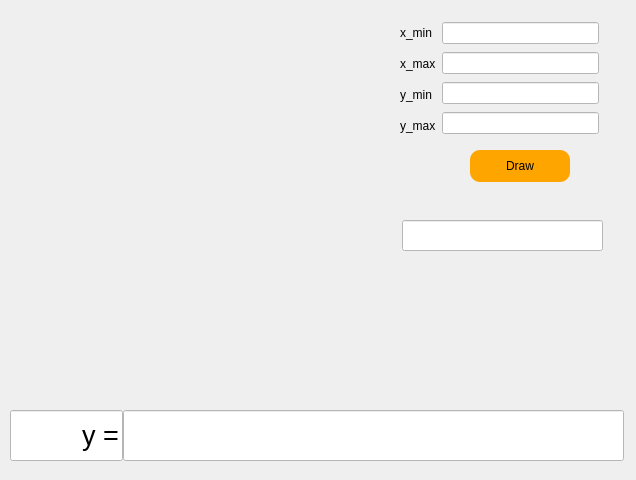
<?xml version="1.0" encoding="UTF-8"?>
<ui version="4.0">
 <class>Graph</class>
 <widget class="QWidget" name="Graph">
  <property name="geometry">
   <rect>
    <x>0</x>
    <y>0</y>
    <width>636</width>
    <height>480</height>
   </rect>
  </property>
  <property name="windowTitle">
   <string>Graph</string>
  </property>
  <widget class="QCustomPlot" name="widget" native="true">
   <property name="enabled">
    <bool>true</bool>
   </property>
   <property name="geometry">
    <rect>
     <x>12</x>
     <y>12</y>
     <width>351</width>
     <height>331</height>
    </rect>
   </property>
  </widget>
  <widget class="QPushButton" name="pushButton_Draw">
   <property name="geometry">
    <rect>
     <x>470</x>
     <y>150</y>
     <width>100</width>
     <height>32</height>
    </rect>
   </property>
   <property name="styleSheet">
    <string notr="true">QPushButton {
	background-color: orange;
	color: black;
	border-radius: 10px;
}
QPushButton:pressed {
	background-color: orange;
	color: white;
}

</string>
   </property>
   <property name="text">
    <string>Draw</string>
   </property>
  </widget>
  <widget class="QLineEdit" name="expression_show">
   <property name="geometry">
    <rect>
     <x>123</x>
     <y>410</y>
     <width>501</width>
     <height>51</height>
    </rect>
   </property>
   <property name="font">
    <font>
     <pointsize>20</pointsize>
    </font>
   </property>
   <property name="styleSheet">
    <string notr="true">QLineEdit {
 	qproperty-alignment: 'AlignVCentert';
	color: black;


background-color: white;
}</string>
   </property>
   <property name="text">
    <string/>
   </property>
   <property name="readOnly">
    <bool>true</bool>
   </property>
  </widget>
  <widget class="QLineEdit" name="error">
   <property name="geometry">
    <rect>
     <x>402</x>
     <y>220</y>
     <width>201</width>
     <height>31</height>
    </rect>
   </property>
   <property name="styleSheet">
    <string notr="true">QLineEdit {
 	qproperty-alignment: 'AlignVCentert';
	color: black;


background-color: white;
}</string>
   </property>
  </widget>
  <widget class="QWidget" name="layoutWidget">
   <property name="geometry">
    <rect>
     <x>400</x>
     <y>20</y>
     <width>199</width>
     <height>118</height>
    </rect>
   </property>
   <layout class="QHBoxLayout" name="horizontalLayout">
    <item>
     <layout class="QVBoxLayout" name="verticalLayout">
      <item>
       <widget class="QLabel" name="label_xmin">
        <property name="text">
         <string>x_min</string>
        </property>
       </widget>
      </item>
      <item>
       <widget class="QLabel" name="label_xmax">
        <property name="text">
         <string>x_max</string>
        </property>
       </widget>
      </item>
      <item>
       <widget class="QLabel" name="label_ymin">
        <property name="text">
         <string>y_min</string>
        </property>
       </widget>
      </item>
      <item>
       <widget class="QLabel" name="label_ymax">
        <property name="text">
         <string>y_max</string>
        </property>
       </widget>
      </item>
     </layout>
    </item>
    <item>
     <layout class="QVBoxLayout" name="verticalLayout_2">
      <item>
       <widget class="QLineEdit" name="xmin">
        <property name="styleSheet">
         <string notr="true">QLineEdit {
 	qproperty-alignment: 'AlignVCenter | AlignRight';
	color: black;


background-color: white;
}</string>
        </property>
       </widget>
      </item>
      <item>
       <widget class="QLineEdit" name="xmax">
        <property name="styleSheet">
         <string notr="true">QLineEdit {
 	qproperty-alignment: 'AlignVCenter | AlignRight';
	color: black;


background-color: white;
}</string>
        </property>
       </widget>
      </item>
      <item>
       <widget class="QLineEdit" name="ymin">
        <property name="styleSheet">
         <string notr="true">QLineEdit {
 	qproperty-alignment: 'AlignVCenter | AlignRight';
	color: black;


background-color: white;
}</string>
        </property>
        <property name="readOnly">
         <bool>false</bool>
        </property>
       </widget>
      </item>
      <item>
       <widget class="QLineEdit" name="ymax">
        <property name="styleSheet">
         <string notr="true">QLineEdit {
 	qproperty-alignment: 'AlignVCenter | AlignRight';
	color: black;


background-color: white;
}</string>
        </property>
        <property name="readOnly">
         <bool>false</bool>
        </property>
       </widget>
      </item>
     </layout>
    </item>
   </layout>
  </widget>
  <widget class="QLineEdit" name="lineEdit">
   <property name="geometry">
    <rect>
     <x>10</x>
     <y>410</y>
     <width>113</width>
     <height>51</height>
    </rect>
   </property>
   <property name="font">
    <font>
     <pointsize>20</pointsize>
    </font>
   </property>
   <property name="styleSheet">
    <string notr="true">QLineEdit {
 	qproperty-alignment: 'AlignVCentert';
	color: black;


background-color: white;
}</string>
   </property>
   <property name="text">
    <string>          y =</string>
   </property>
  </widget>
 </widget>
 <customwidgets>
  <customwidget>
   <class>QCustomPlot</class>
   <extends>QWidget</extends>
   <header>qcustomplot.h</header>
   <container>1</container>
  </customwidget>
 </customwidgets>
 <resources/>
 <connections/>
</ui>
